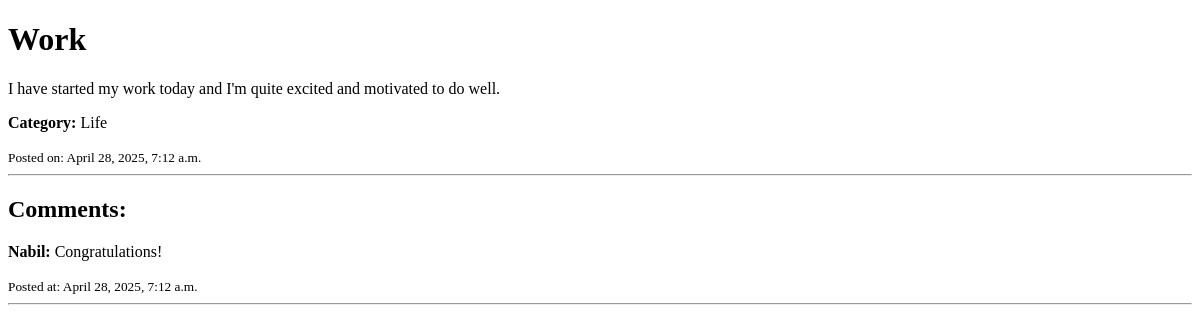
The page /thought/1 on the database as committed earlier.
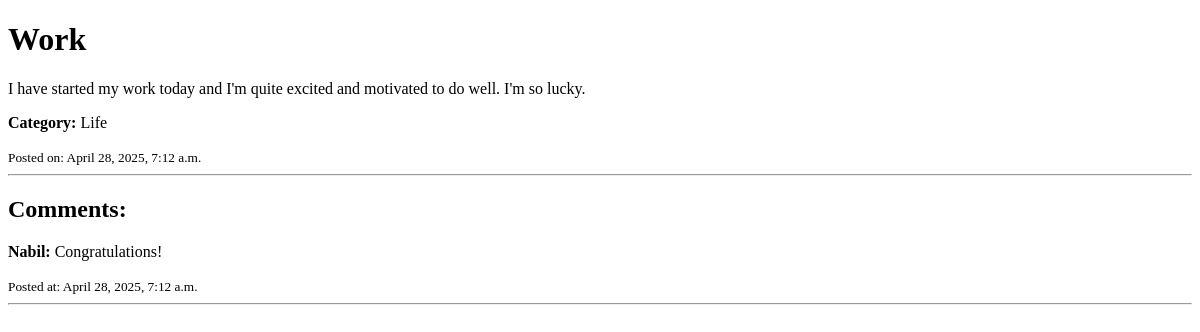
The same page on the database as committed later.
### post/models.py (models this page shows, shortened)
class Thoughts(models.Model):
    host = models.ForeignKey(User, on_delete=models.SET_NULL, null=True)
    title = models.CharField(max_length=100)
    description = models.TextField(max_length=300)
    created_at = models.DateTimeField(auto_now_add=True)
    category = models.ForeignKey(Category, on_delete=models.CASCADE)

class Category(models.Model):
    name = models.CharField(max_length=100)

### post/views.py (the view)
# urls.py: path("thought/<int:id>", views.single_thought, name="single"),
def single_thought(request,id):
    thought = get_object_or_404(Thoughts, id=id)
    comments = Comment.objects.filter(thoughts=thought)
    return render(request, "post/single.html", {'thought':thought, 'comments':comments})

### post/templates/post/single.html (shortened to what this page needs)
<!DOCTYPE html>
<html>
<head>
</head>
<body>
    <h1>{{ thought.title }}</h1>
    <p>{{ thought.description }}</p>
    <p><strong>Category:</strong> {{ thought.category.name }}</p>
    <small>Posted on: {{ thought.created_at }}</small>
    <hr>
    <h2>Comments:</h2>
    {% for comment in comments %}
        <div>
            <p><strong>{{ comment.author }}:</strong> {{ comment.content }}</p>
            <small>Posted at: {{ comment.time }}</small>
            <hr>
        </div>
    {% empty %}
        <p>No comments yet.</p>
    {% endfor %}
</body>
</html>

Rows that differ between the two databases and show on the page:
changed Thoughts "Work": description "I have started my work today and I'm quite excited and motivated to do well." → "I have started my work today and I'm quite excited and motivated to do well. I'm so lucky."
